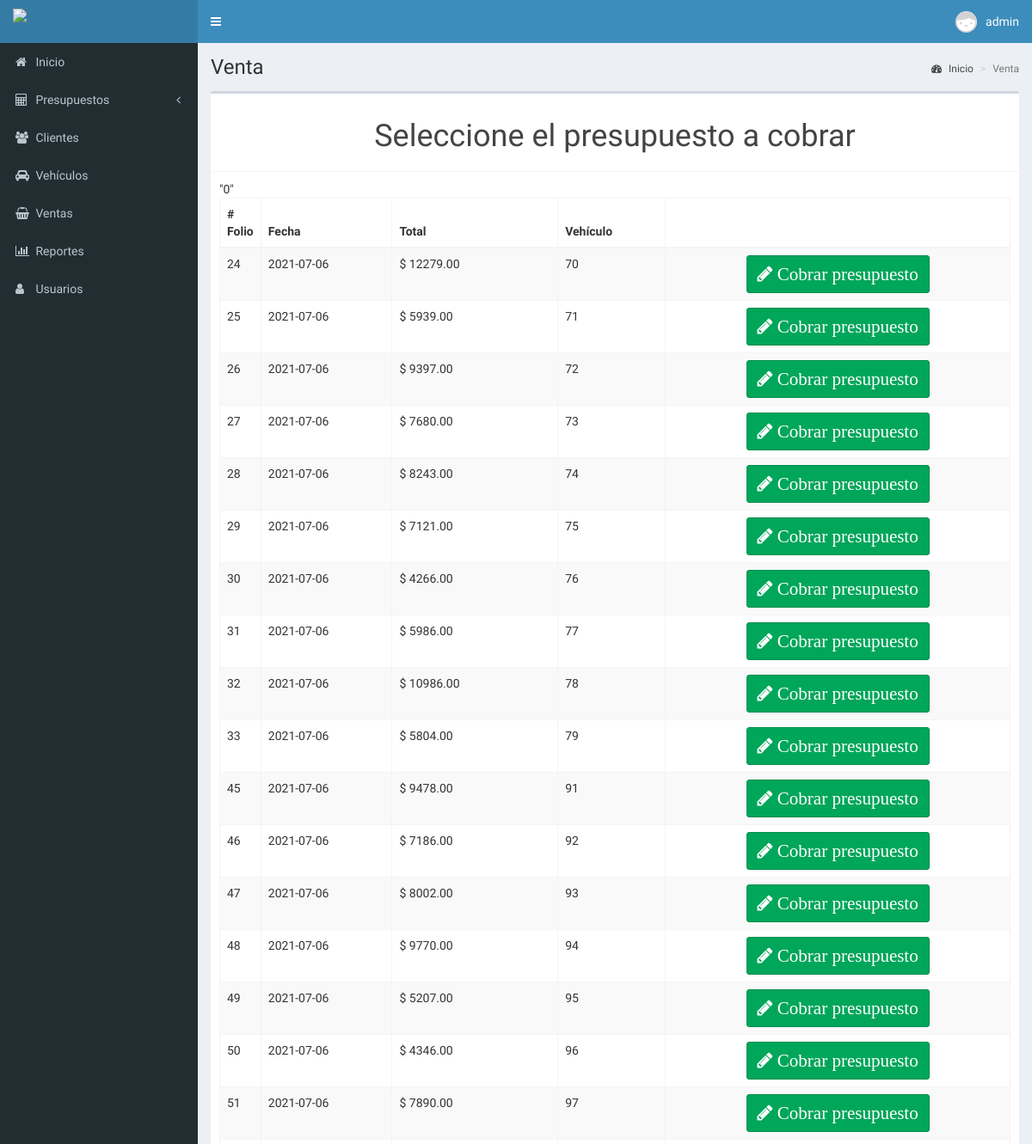
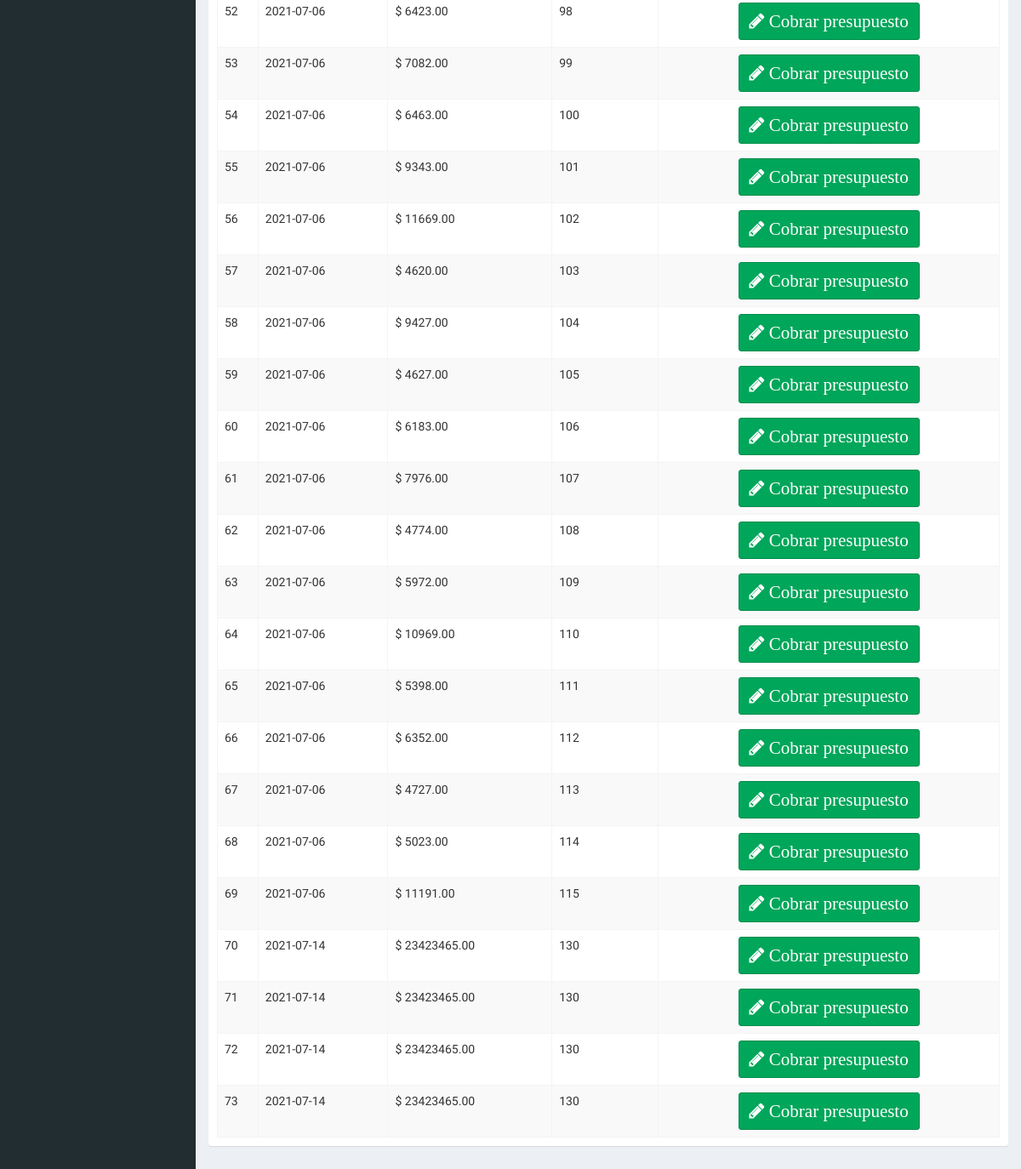
Screenshot of /venta (signed in) with the database file from the repository (2 pictures, top to bottom).
### tables this page shows
CREATE TABLE `presupuesto` (
  `folio_p` int(11) NOT NULL,
  `fecha` date DEFAULT NULL,
  `id_v` int(11) DEFAULT NULL,
  `total` decimal(10,2) DEFAULT NULL,
  `estado` tinyint(1) DEFAULT 0
);

### controladores/plantilla.controlador.php (called while the page is built)
<?php
class ControladorPlantilla{
	public static function ctrPlantilla(){
		include "vistas/plantilla.php";
	}
}

### index.php (called while the page is built, shortened)
<?php
require_once "controladores/plantilla.controlador.php";
require_once "controladores/vehiculos.controlador.php";
require_once "controladores/venta.controlador.php";
require_once "controladores/reportes.controlador.php";
require_once "modelos/venta.modelo.php";
$plantilla = new ControladorPlantilla();
$plantilla -> ctrPlantilla();

### controladores/venta.controlador.php (called while the page is built, shortened)
<?php
class ControladorVenta
{
    public static function ctrMostrarPresupuestoVenta($item, $valor)
    {
        $tabla = "presupuesto";
        $respuesta = ModeloVenta::MdlMostrarPresupuestoVenta($tabla, $item, $valor);
        return $respuesta;
    }
}

### modelos/conexion.php (called while the page is built)
<?php
class Conexion{
	 public static function conectar(){
		$link = new PDO("mysql:host=localhost;dbname=luismart",
			            "root",
			            "");
		$link -> exec("set names utf8");
		return $link;
	}
}

### modelos/venta.modelo.php (called while the page is built, shortened)
<?php
require_once "conexion.php";
class ModeloVenta
{
	public static function MdlMostrarPresupuestoVenta($tabla, $item, $valor)
	{
		if ($valor != null) {
			$stmt = Conexion::conectar()->prepare("SELECT * FROM $tabla as pre
			INNER JOIN
			vehiculo as veh
			WHERE pre.id_v = veh.id_v
			and
			$item = :folio_p;");
			$stmt->bindParam(":folio_p", $valor, PDO::PARAM_STR);
			$stmt->execute();
			return $stmt->fetch();
		} else {
			$stmt = Conexion::conectar()->prepare("SELECT * FROM $tabla");
			$stmt->execute();
			return $stmt->fetchAll();
		}
	}
}

### vistas/modulos/venta.php (the view, shortened to what this page needs)
<div class="content-wrapper">
  <section class="content-header">
    <h1>
      Venta
    </h1>
    <ol class="breadcrumb">
      <li><a href="#"><i class="fa fa-dashboard"></i> Inicio</a></li>
      <li class="active">Venta</li>
    </ol>
  </section>
  <section class="content">
    <div class="box">
      <div class="box-header with-border">
        <h1 class="text-center">Seleccione el presupuesto a cobrar</h1>
      </div>
      <div class="box-body">
        <table class="table table-bordered table-striped dt-responsive tablas" width="100%">
          <thead>
            <tr>
              <th style="width: 10px"># Folio</th>
              <th>Fecha</th>
              <th>Total</th>
              <th>Vehículo</th>
              <th></th>
            </tr>
          </thead>
          <tbody>
            <?php
            $item = null;
            $valor = null;
            $press = ControladorVenta::ctrMostrarPresupuestoVenta($item, $valor);
            foreach ($press as $key => $value) {
              if ($value["estado"] == 0){
                echo '
                <tr>
                  <td>' . $value["folio_p"] . '</td>
                  <td>' . $value["fecha"] . '</td>
                  <td>$ ' . $value["total"] . '</td>
                  <td>' . $value["id_v"] . '</td>
                  <td class="text-center" style="width: 200 px">
                    <div class="btn-group">
                      <button class="btn btn-success btnEditarPresupuesto" idPres="' . $value["folio_p"] . '" data-toggle="modal" data-target="#modalAgregarVenta"><i class="fa fa-pencil"> Cobrar presupuesto</i></button>
                    </div>
                  </td>
                </tr>';
              }
            }
            ?>
          </tbody>
        </table>
      </div>
  </section>
</div>

### vistas/css/style.css (style rules this page uses)
.btn { font-size: 1.5em; }

### rows the page displays
presupuesto: folio_p "24", fecha "2021-07-06", total "12279.00", id_v "70"
presupuesto: folio_p "25", fecha "2021-07-06", total "5939.00", id_v "71"
presupuesto: folio_p "26", fecha "2021-07-06", total "9397.00", id_v "72"
presupuesto: folio_p "27", fecha "2021-07-06", total "7680.00", id_v "73"
presupuesto: folio_p "28", fecha "2021-07-06", total "8243.00", id_v "74"
presupuesto: folio_p "29", fecha "2021-07-06", total "7121.00", id_v "75"
presupuesto: folio_p "30", fecha "2021-07-06", total "4266.00", id_v "76"
presupuesto: folio_p "31", fecha "2021-07-06", total "5986.00", id_v "77"
presupuesto: folio_p "32", fecha "2021-07-06", total "10986.00", id_v "78"
presupuesto: folio_p "33", fecha "2021-07-06", total "5804.00", id_v "79"
presupuesto: folio_p "45", fecha "2021-07-06", total "9478.00", id_v "91"
presupuesto: folio_p "46", fecha "2021-07-06", total "7186.00", id_v "92"
presupuesto: folio_p "47", fecha "2021-07-06", total "8002.00", id_v "93"
presupuesto: folio_p "48", fecha "2021-07-06", total "9770.00", id_v "94"
presupuesto: folio_p "49", fecha "2021-07-06", total "5207.00", id_v "95"
presupuesto: folio_p "50", fecha "2021-07-06", total "4346.00", id_v "96"
presupuesto: folio_p "51", fecha "2021-07-06", total "7890.00", id_v "97"
presupuesto: folio_p "52", fecha "2021-07-06", total "6423.00", id_v "98"
presupuesto: folio_p "53", fecha "2021-07-06", total "7082.00", id_v "99"
presupuesto: folio_p "54", fecha "2021-07-06", total "6463.00", id_v "100"
presupuesto: folio_p "55", fecha "2021-07-06", total "9343.00", id_v "101"
presupuesto: folio_p "56", fecha "2021-07-06", total "11669.00", id_v "102"
presupuesto: folio_p "57", fecha "2021-07-06", total "4620.00", id_v "103"
presupuesto: folio_p "58", fecha "2021-07-06", total "9427.00", id_v "104"
presupuesto: folio_p "59", fecha "2021-07-06", total "4627.00", id_v "105"
presupuesto: folio_p "60", fecha "2021-07-06", total "6183.00", id_v "106"
presupuesto: folio_p "61", fecha "2021-07-06", total "7976.00", id_v "107"
presupuesto: folio_p "62", fecha "2021-07-06", total "4774.00", id_v "108"
presupuesto: folio_p "63", fecha "2021-07-06", total "5972.00", id_v "109"
presupuesto: folio_p "64", fecha "2021-07-06", total "10969.00", id_v "110"
presupuesto: folio_p "65", fecha "2021-07-06", total "5398.00", id_v "111"
presupuesto: folio_p "66", fecha "2021-07-06", total "6352.00", id_v "112"
presupuesto: folio_p "67", fecha "2021-07-06", total "4727.00", id_v "113"
presupuesto: folio_p "68", fecha "2021-07-06", total "5023.00", id_v "114"
presupuesto: folio_p "69", fecha "2021-07-06", total "11191.00", id_v "115"
presupuesto: folio_p "70", fecha "2021-07-14", total "23423465.00", id_v "130"
presupuesto: folio_p "71", fecha "2021-07-14", total "23423465.00", id_v "130"
presupuesto: folio_p "72", fecha "2021-07-14", total "23423465.00", id_v "130"
presupuesto: folio_p "73", fecha "2021-07-14", total "23423465.00", id_v "130"

### other values shown
$_SESSION["nombre"] "admin"
